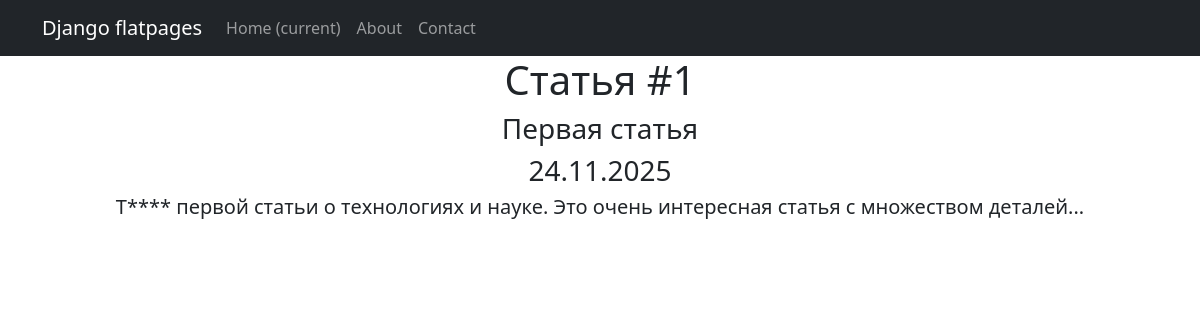
Screenshot of /news/1 with the database file from the repository.
### news/models.py (models this page shows, shortened)
class Post(models.Model):
    ARTICLE = 'AR'
    NEWS = 'NW'
    POST_TYPES = [
        (ARTICLE, 'Статья'),
        (NEWS, 'Новость'),
    ]
    author = models.ForeignKey(Author, on_delete=models.CASCADE)
    post_type = models.CharField(max_length=2, choices=POST_TYPES)
    created_at = models.DateTimeField(auto_now_add=True)
    categories = models.ManyToManyField(Category, through='PostCategory')
    title = models.CharField(max_length=255)
    content = models.TextField()
    rating = models.IntegerField(default=0)

### news/views.py (the view)
# urls.py: path('<int:pk>', PostDetail.as_view(), name='post_detail'),
class PostDetail(DetailView):
    model = Post
    template_name = 'post.html'
    context_object_name = 'post'

### news/templatetags/custom_filters.py (called while the page is built)
@register.filter
def censor(value):
    if not isinstance(value, str):
        return value
    result = value.split()
    for k in range(len(result)):
            if result[k].lower() in CENSOR_WORDS:
                result[k] = result[k][0] + ('*' * (len(result[k])-1))
    return  " ".join(result)

### templates/post.html (shortened to what this page needs)
{% extends 'flatpages/default.html' %}
{% load custom_filters %}
{% block content %}
<h1>Статья #{{post.id}}</h1>
<h3>{{ post.title|censor }}</h3>
<h3>{{post.created_at|date:'d.m.o'}}</h3>
<h5> {{post.content|censor}}</h5>
{% endblock content %}

### rows the page displays
Post: id "1", title|censor "Первая статья", created_at "24.11.2025", content|censor "Т**** первой статьи о технологиях и науке. Это очень интересная статья с множеством деталей..."
